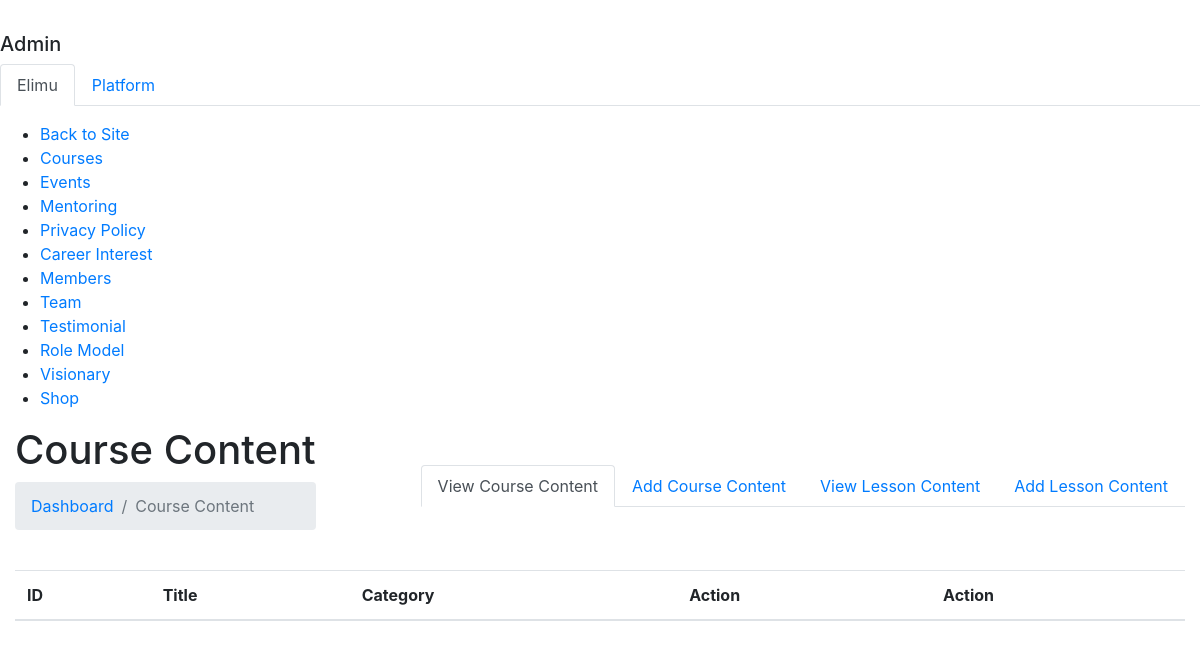
Page /index.php/admin/add_lesson on the earlier database version.
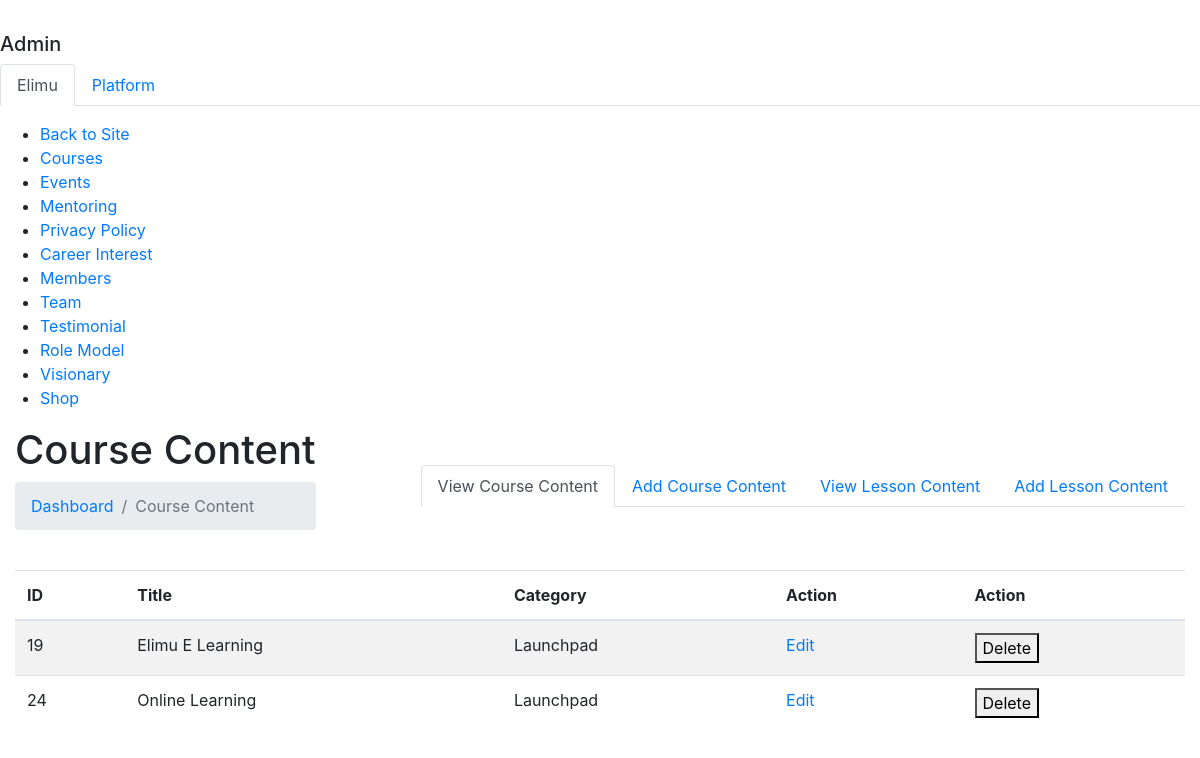
Same page on the later database version.
### tables this page shows
CREATE TABLE `course` (
  `id` int(11) NOT NULL,
  `title` varchar(200) NOT NULL,
  `body` longtext NOT NULL,
  `category` varchar(100) NOT NULL,
  `lesson` varchar(200) NOT NULL,
  `sub_lesson_no` varchar(200) NOT NULL,
  `sub_lesson_title` varchar(100) NOT NULL,
  `video_url` longtext NOT NULL,
  `playlist` text NOT NULL
);

### application/controllers/Admin.php (called while the page is built, shortened)
<?php
    class Admin extends CI_Controller{
        public function add_lesson(){
          $data['course_content'] = $this->Admin_model->display_course();
          $data['lesson'] = $this->Admin_model->display_course_lesson();
           $this->load->view('admin/course/view', $data);
              if($added){ ?>
         <?php }
        }
              if($added){ ?>
         <?php }
    }
?>

### index.php (called while the page is built, shortened)
<?php
require_once BASEPATH.'core/CodeIgniter.php';

### application/models/Admin_model.php (called while the page is built, shortened)
<?php
    class Admin_model extends CI_Model{
        public function display_course(){
            $query = $this->db->get('course')->result();
            return $query;
        }
    }
?>

### application/views/admin/course/view.php (the view, shortened to what this page needs)
<!doctype html>
<html lang="en" dir="ltr">
<head>
</head>
<body class="font-muli theme-cyan gradient">
<div id="main_content">
    <div class="page">
        <div class="section-body">
            <div class="container-fluid">
                <div class="d-flex justify-content-between align-items-center">
                    <div class="header-action">
                        <h1 class="page-title">Course Content</h1>
                        <ol class="breadcrumb page-breadcrumb">
                          <li class="breadcrumb-item"><a href="<?php echo site_url('admin/dashboard'); ?>">Dashboard</a></li>
                            <li class="breadcrumb-item active" aria-current="page">Course Content</li>
                        </ol>
                    </div>
                    <ul class="nav nav-tabs page-header-tab">
                        <li class="nav-item"><a class="nav-link active show" data-toggle="tab" href="#Course-Content-all">View Course Content</a></li>
                        <li class="nav-item"><a class="nav-link" data-toggle="tab" href="#Course-Content-add">Add Course Content</a></li>
                        <li class="nav-item"><a class="nav-link" data-toggle="tab" href="#Lesson-Content-all">View Lesson Content</a></li>
                        <li class="nav-item"><a class="nav-link" data-toggle="tab" href="#Lesson-Content-add">Add Lesson Content</a></li>
                    </ul>
                </div>
            </div>
        </div>
        <div class="section-body mt-4">
            <div class="container-fluid">
                <div class="tab-content">
                    <div class="tab-pane active" id="Course-Content-all">
                        <div class="table-responsive">
                          <table class="table table-hover table-vcenter text-nowrap js-basic-example dataTable table-striped table_custom border-style spacing5">
                                <thead>
                                    <tr>
                                        <th>ID</th>
                                        <th>Title</th>
                                        <th>Category</th>
                                        <th>Action</th>
                                        <th>Action</th>
                                    </tr>
                                </thead>
                                <tbody>
                                  <?php if($course_content){ foreach($course_content as $course){ ?>
                                    <tr>
                                        <td><?php echo $course->id; ?></td>
                                        <td><span class="font-16"><?php echo str_replace('-', ' ', $course->title); ?></span></td>
                                        <td><?php echo $course->category; ?></td>
                                        <td><a href="<?php echo site_url('admin/course/edit/'.$course->id); ?>">Edit</a></td>
                                        <td><button type="button" onclick="delete_course(<?php echo $course->id; ?>)">Delete</button></td>
                                    </tr>
                                  <?php } }else{ echo ''; } ?>
                                </tbody>
                            </table>
                        </div>
                    </div>
                </div>
            </div>
        </div>
    </div>
</div>
</body>
</html>

Differences in the rows shown:
added course: id "19", title "Elimu E Learning", category "Launchpad"
added course: id "24", title "Online Learning", category "Launchpad"
